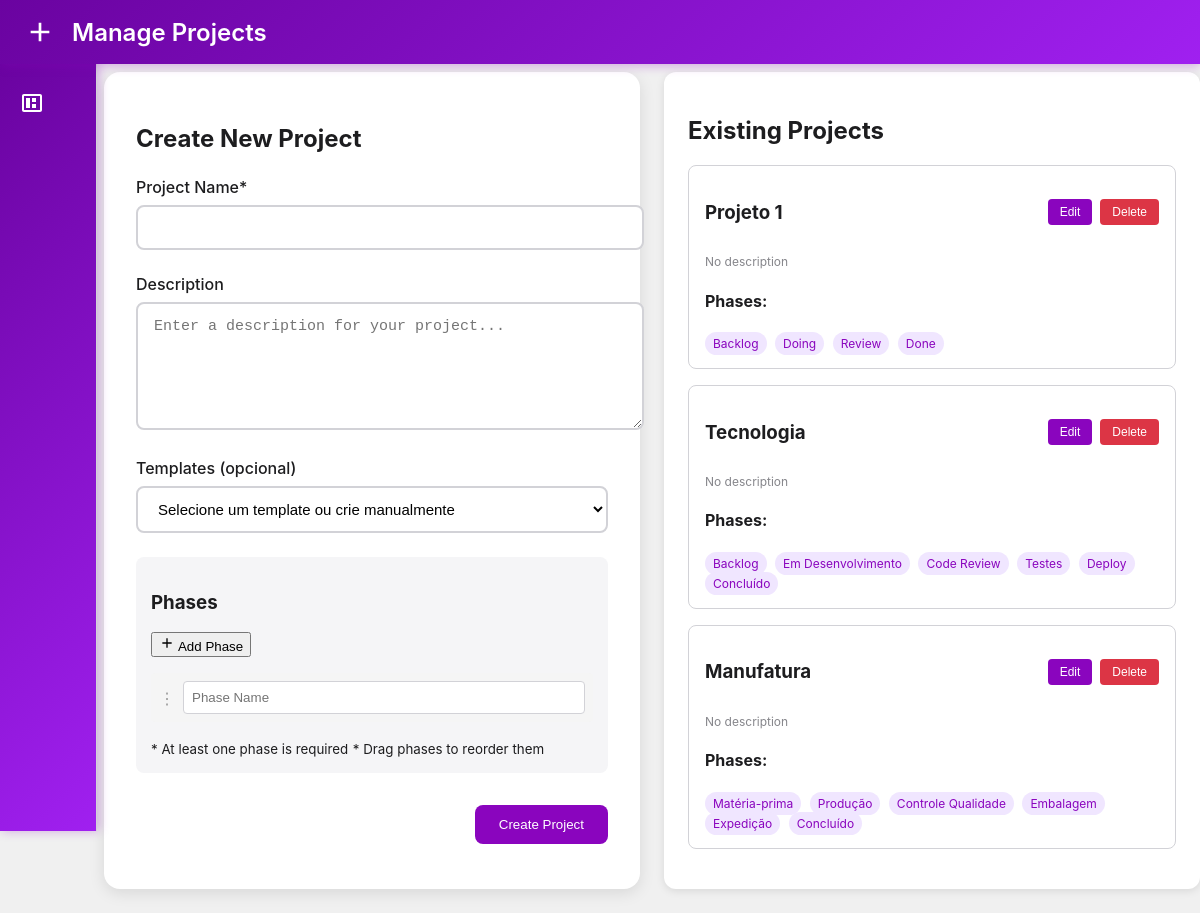
Screenshot of /projects (signed in) with the database file from the repository.
### models/db.py (models this page shows, shortened)
class Project(db.Model):
    id = db.Column(db.Integer, primary_key=True)
    name = db.Column(db.String(100), nullable=False, unique=True)
    description = db.Column(db.Text)
    created_at = db.Column(db.DateTime, default=datetime.utcnow)
    cards = db.relationship('KanbanCard', backref='project', lazy=True)
    phases = db.relationship('Phase', backref='project', lazy=True,
                           order_by="Phase.order",
                           cascade='all, delete-orphan')

class Phase(db.Model):
    id = db.Column(db.Integer, primary_key=True)
    name = db.Column(db.String(100), nullable=False)
    order = db.Column(db.Integer, nullable=False)
    project_id = db.Column(db.Integer, db.ForeignKey('project.id', ondelete='CASCADE'), nullable=False)
    created_at = db.Column(db.DateTime, default=datetime.utcnow)

### routes/root.py (the view)
    @app.route('/projects')
    @login_required
    def projects():
        projects = Project.query.all()
        return render_template('projects.html', projects=projects)

### auth/authorization.py (called while the page is built)
def login_required(f):
    @wraps(f)
    def decorated_function(*args, **kwargs):
        if 'usuario' not in session:
            return redirect(url_for('index'))
        return f(*args, **kwargs)
    return decorated_function

### templates/projects.html (shortened to what this page needs)
<!DOCTYPE html>
<html lang="en">
<head>
    <link rel="stylesheet" href="{{ url_for('static', filename='css/styles.css') }}">
    <link rel="stylesheet" href="{{ url_for('static', filename='css/projects.css') }}">
</head>
<body>
    <div class="header">
        <div class="header-left">
            <svg class="logo" viewBox="0 0 24 24">
                <path fill="currentColor" d="M19,13H13V19H11V13H5V11H11V5H13V11H19V13Z"/>
            </svg>
            <h1>Manage Projects</h1>
        </div>
    </div>
    <div class="sidebar">
        <a href="/kanban" class="back-button">
            <svg viewBox="0 0 24 24">
                <path fill="currentColor" d="M4 3C2.89 3 2 3.89 2 5V19C2 20.11 2.89 21 4 21H20C21.11 21 22 20.11 22 19V5C22 3.89 21.11 3 20 3H4M4 5H20V19H4V5M6 7V17H10V7H6M12 7V11H16V7H12M12 13V17H16V13H12Z"/>
            </svg>
        </a>
    </div>
    <div class="projects-container">
        <div class="new-project-form">
            <h2>Create New Project</h2>
            <form id="projectForm">
                <div class="form-group">
                    <label for="projectName">Project Name*</label>
                    <div class="form-input-wrapper">
                        <input type="text" id="projectName" class="form-input" required>
                    </div>
                </div>
                <div class="form-group">
                    <label for="projectDescription">Description</label>
                    <div class="form-input-wrapper">
                        <textarea id="projectDescription" class="form-input" rows="4" placeholder="Enter a description for your project..."></textarea>
                    </div>
                </div>
                <div class="form-group">
                    <label>Templates (opcional)</label>
                    <select id="columnTemplate" class="form-input" onchange="fillColumns()">
                        <option value="">Selecione um template ou crie manualmente</option>
                    </select>
                </div>
                <div id="phasesContainer" class="phases-container">
                    <div class="phases-section">
                        <div class="phases-header">
                            <h3>Phases</h3>
                            <button type="button" onclick="addPhase()" class="add-phase-btn">
                                <svg viewBox="0 0 24 24" width="16" height="16">
                                    <path fill="currentColor" d="M19,13H13V19H11V13H5V11H11V5H13V11H19V13Z"/>
                                </svg>
                                Add Phase
                            </button>
                        </div>
                        <div id="phasesList" class="phases-list">
                            <div class="phase-item">
                                <span class="drag-handle">⋮</span>
                                <input type="text" class="phase-name" placeholder="Phase Name" required>
                            </div>
                        </div>
                        <div class="phase-instructions">
                            <small>* At least one phase is required</small>
                            <small>* Drag phases to reorder them</small>
                        </div>
                    </div>
                </div>
                <div class="form-actions">
                    <button type="submit" class="primary-button">Create Project</button>
                </div>
            </form>
        </div>
        <div class="projects-list">
            <h2>Existing Projects</h2>
            <div id="projectsList">
                {% for project in projects %}
                <div class="project-card" data-id="{{ project.id }}">
                    <div class="project-header">
                        <h3>{{ project.name }}</h3>
                        <div class="project-actions">
                            <button onclick="editProject({{ project.id }})" class="edit-btn">Edit</button>
                            <button onclick="deleteProject({{ project.id }})" class="delete-btn">Delete</button>
                        </div>
                    </div>
                    <p class="project-description">{{ project.description or 'No description' }}</p>
                    <div class="project-phases">
                        <h4>Phases:</h4>
                        <div class="phases-chips">
                            {% for phase in project.phases %}
                            <span class="phase-chip">{{ phase.name }}</span>
                            {% endfor %}
                        </div>
                    </div>
                </div>
                {% endfor %}
            </div>
        </div>
    </div>
</body>
</html>

### rows the page displays
Project: name "Projeto 1", description "No description"
Phase: name "Backlog"
Phase: name "Doing"
Phase: name "Review"
Phase: name "Done"
Project: name "Tecnologia", description "No description"
Phase: name "Backlog"
Phase: name "Em Desenvolvimento"
Phase: name "Code Review"
Phase: name "Testes"
Phase: name "Deploy"
Phase: name "Concluído"
Project: name "Manufatura", description "No description"
Phase: name "Matéria-prima"
Phase: name "Produção"
Phase: name "Controle Qualidade"
Phase: name "Embalagem"
Phase: name "Expedição"
Phase: name "Concluído"
